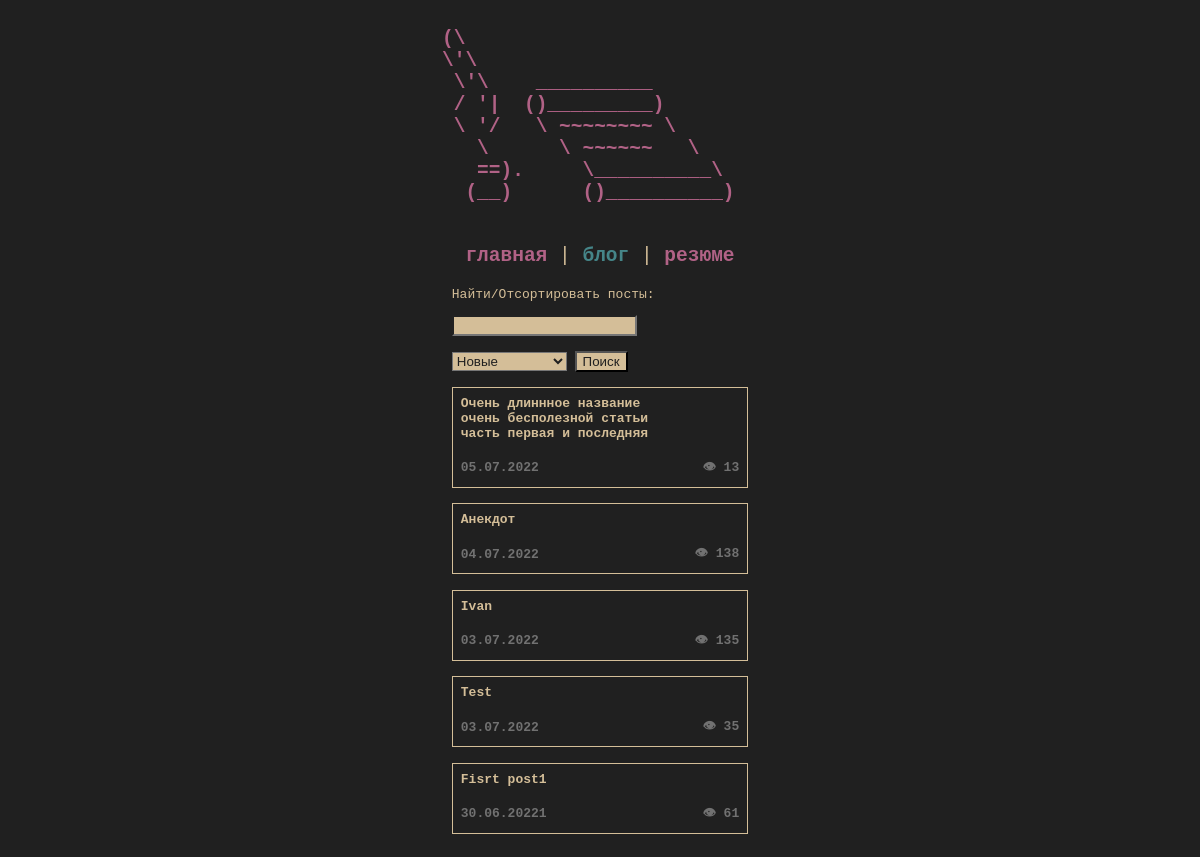
Before: /blog with the older database file.
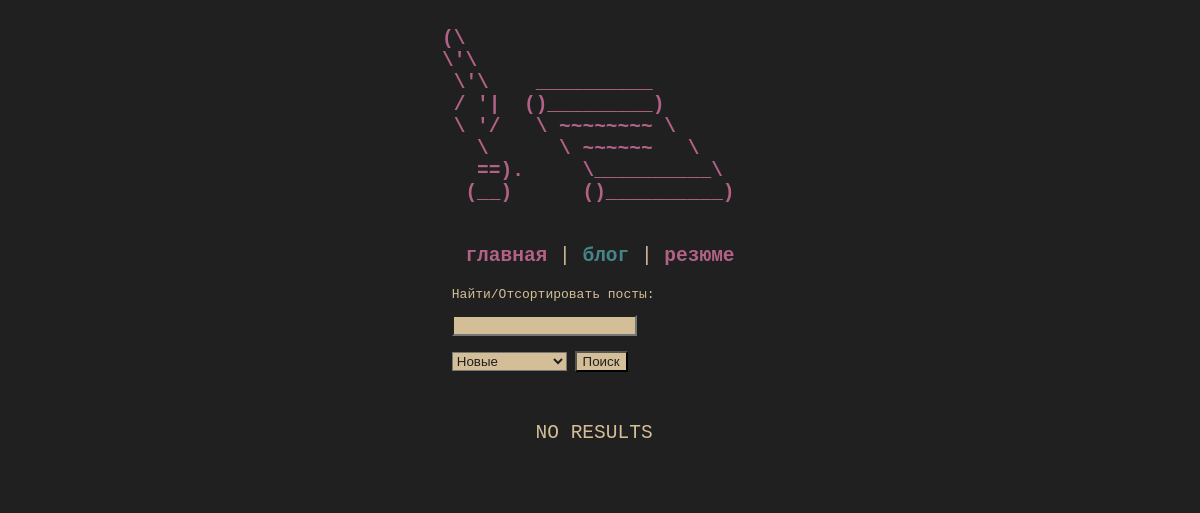
After: the same page with the newer database file.
### tables this page shows
CREATE TABLE blog (
    "url" TEXT NOT NULL,
    "content" TEXT NOT NULL,
    "visits" INTEGER NOT NULL DEFAULT (0),
    "title" TEXT NOT NULL
, "date" TEXT  NOT NULL);

### kolpa_site.py (the view, shortened to what this page needs)
@app.route("/blog", methods=["POST", "GET"])
def blog():
    search = ''
    sort = 'Новые'
    return render_template('blog.html', posts=dbase.getBlogData(search, sort), admin = session['admin'])

### kolpa_site.py (called while the page is built)
def connect_db():
    conn = sqlite3.connect(app.config['DATABASE'])
    conn.row_factory = sqlite3.Row
    return conn

def get_db():
    if not hasattr(g, 'link_db'):
        g.link_db = connect_db()
    return g.link_db

@app.before_request
def before_request():
   global dbase
   db = get_db()
   dbase = FDataBase(db)
   if 'admin' not in session:
       session['admin'] = False

### templates/blog.html (shortened to what this page needs)
<!DOCTYPE html>
<html>
  <head>
    <link type="text/css" href="{{ url_for('static', filename='css/styles.css')}}" rel="stylesheet" />
  </head>
  <body>
    <section id="header" aria-label="Home">
      <a href="/" title="Home">
        <pre>
(\
\'\
 \'\    __________
 / '|  ()_________)
 \ '/   \ ~~~~~~~~ \
   \      \ ~~~~~~   \
   ==).     \__________\
  (__)      ()__________)
      </pre>
	</a>
    </section>
      <section id="menu">
        <p id="test">
          <a href="/">главная</a> | <a id="active" href="/blog">блог</a> | <a href="/resume">резюме</a>
       </p>
      </section>
        <section id="simple_block">
          <form action="/blog"  method="post">
            <p><label for="text">Найти/Отсортировать посты:</label></p>
            <input type="search" id="site-search" name="text">
            <br>
            <br>
            <select class="select-css" name="Sort method">
              <option>Новые</option>
            </select>
            <input type="submit" name="search" value="Поиск" />
            <br>
            <br>
          </form>
        </section>
      {% if posts == [] %}
      <section id="title">
        <p>
         NO RESULTS
        </p>
        <br>
      </section>
      {% endif %}
      {% for post in posts -%}
      <a href="/blog/{{post.url}}">
        <section id="blog">
          <table>
            <tr>
              <td>
                  {{post.title.capitalize()}}
              </td>
            </tr>
            <tr>
                <td>
                  <div id="accent">
                    {{post.date}}
                  </div>
                </td>
                <td style="white-space: nowrap; text-align: right">
                  <div id="accent" >
                    👁 {{post.visits}}
                  </div>
                </td>
            </tr>
          </table>
        </section>
      </a>
        {% endfor -%}
  </body>
</html>

Changed rows visible on the page:
removed blog: title "Очень длиннное название очень бесполезной статьи часть первая и последняя", date "05.07.2022", visits "13"
removed blog: title "Анекдот", date "04.07.2022", visits "138"
removed blog: title "Ivan", date "03.07.2022", visits "135"
removed blog: title "Test", date "03.07.2022", visits "35"
removed blog: title "Fisrt post1", date "30.06.20221", visits "61"
Other visible differences:
text now shown: "NO RESULTS"
